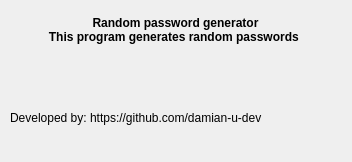
<?xml version="1.0" encoding="UTF-8"?>
<ui version="4.0">
 <class>AboutPG</class>
 <widget class="QDialog" name="AboutPG">
  <property name="windowModality">
   <enum>Qt::WindowModality::WindowModal</enum>
  </property>
  <property name="geometry">
   <rect>
    <x>0</x>
    <y>0</y>
    <width>352</width>
    <height>162</height>
   </rect>
  </property>
  <property name="sizePolicy">
   <sizepolicy hsizetype="Fixed" vsizetype="Fixed">
    <horstretch>0</horstretch>
    <verstretch>0</verstretch>
   </sizepolicy>
  </property>
  <property name="windowTitle">
   <string>About Password Generator</string>
  </property>
  <property name="windowIcon">
   <iconset theme="QIcon::ThemeIcon::HelpFaq"/>
  </property>
  <property name="autoFillBackground">
   <bool>false</bool>
  </property>
  <widget class="QLabel" name="label_2">
   <property name="geometry">
    <rect>
     <x>10</x>
     <y>110</y>
     <width>81</width>
     <height>16</height>
    </rect>
   </property>
   <property name="text">
    <string>Developed by:</string>
   </property>
  </widget>
  <widget class="QLabel" name="link_label">
   <property name="geometry">
    <rect>
     <x>90</x>
     <y>110</y>
     <width>191</width>
     <height>16</height>
    </rect>
   </property>
   <property name="text">
    <string>https://github.com/damian-u-dev</string>
   </property>
   <property name="openExternalLinks">
    <bool>false</bool>
   </property>
  </widget>
  <widget class="QLabel" name="label">
   <property name="geometry">
    <rect>
     <x>0</x>
     <y>10</y>
     <width>351</width>
     <height>41</height>
    </rect>
   </property>
   <property name="text">
    <string>&lt;p style=&quot;text-align: center; font-weight: bold;&quot;&gt;
    Random password generator&lt;br&gt;
    This program generates random passwords
&lt;/p&gt;</string>
   </property>
   <property name="scaledContents">
    <bool>false</bool>
   </property>
   <property name="alignment">
    <set>Qt::AlignmentFlag::AlignCenter</set>
   </property>
   <property name="wordWrap">
    <bool>false</bool>
   </property>
  </widget>
 </widget>
 <resources/>
 <connections/>
</ui>
